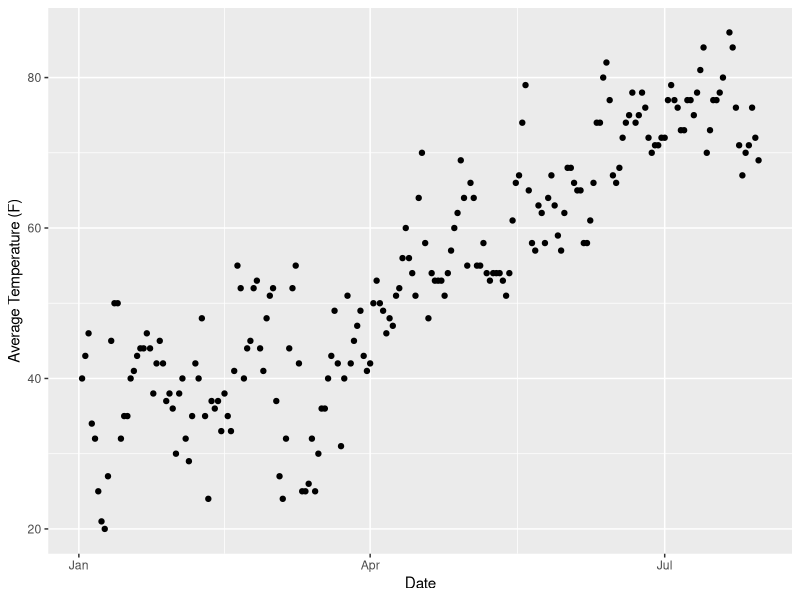
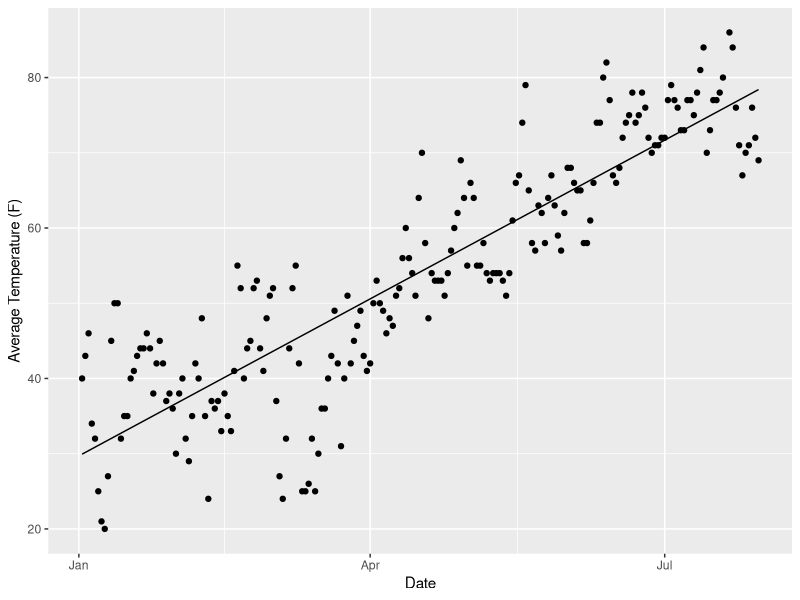
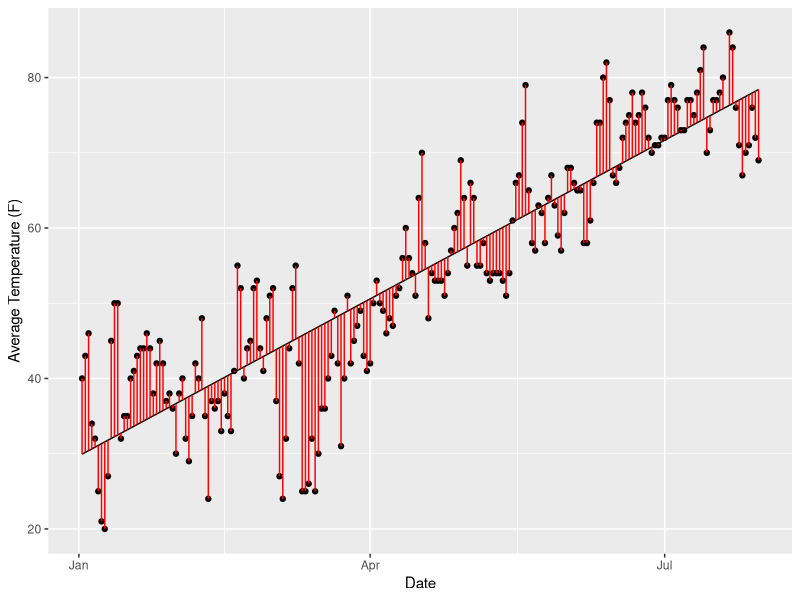
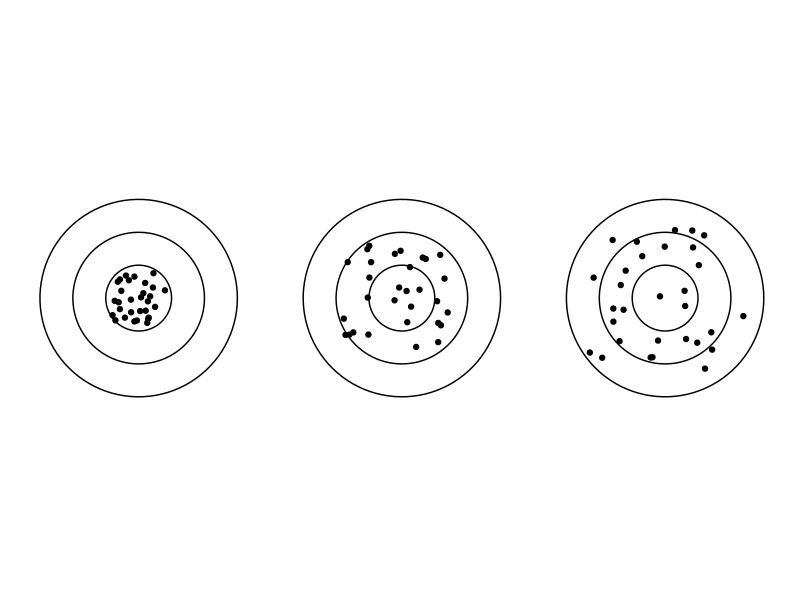
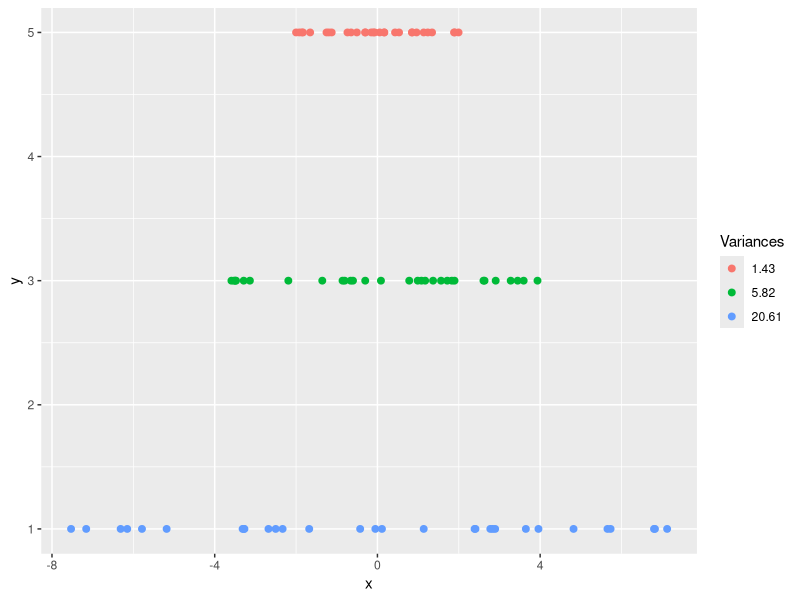
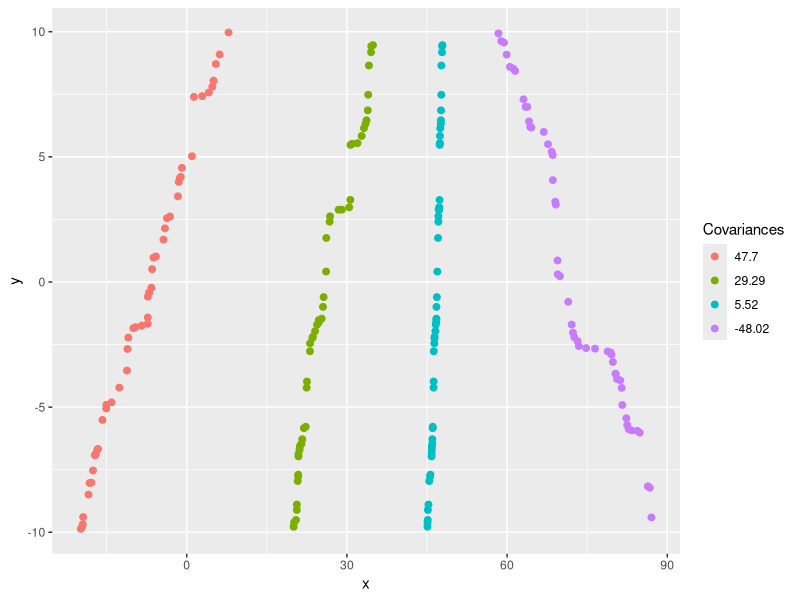
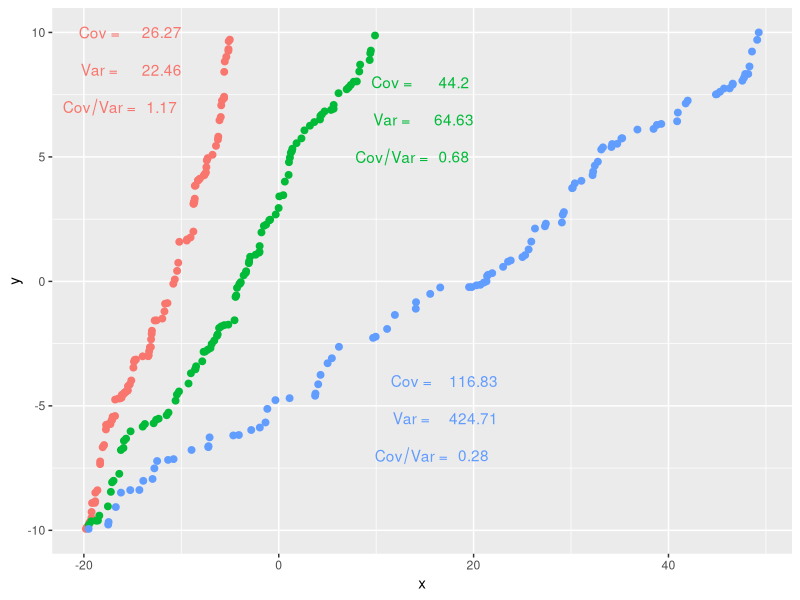
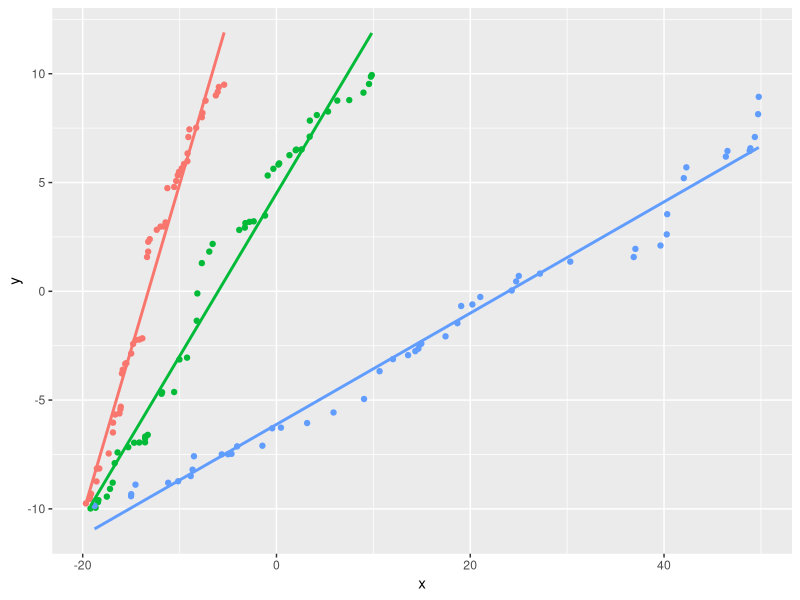

Recreate these plots in R, in order.
## ---- chunk 1
knitr::opts_chunk$set(warning=FALSE, message=FALSE)
library(tidyverse)
library(lubridate)
BlnkGrph = theme(axis.line=element_blank(), axis.text.x=element_blank(), axis.text.y=element_blank(), axis.ticks=element_blank(), axis.title.x=element_blank(),
                 axis.title.y=element_blank(), legend.position="none", panel.background=element_blank(), panel.border=element_blank(), panel.grid.major=element_blank(),
                 panel.grid.minor=element_blank(), plot.background=element_blank(),plot.margin=grid::unit(c(0,0,0,0), "mm"))
## ---- chunk 2
temp <- read_csv("./data/jfk_tmp.csv")
temp <- temp %>% mutate(DATE=ymd(DATE)) %>% filter(DATE > '2017-01-01')
temp %>% ggplot(aes(DATE,TAVG)) + geom_point() + labs(x="Date", y="Average Temperature (F)")
## ---- chunk 3
fit <- lm(TAVG~DATE,data=temp)
temp <- temp %>% mutate(tfit = predict(fit,data.frame(DATE=temp$DATE)))
temp %>% ggplot(aes(DATE,TAVG)) + geom_point() + geom_line(aes(DATE,tfit)) + labs(x="Date", y="Average Temperature (F)")
## ---- chunk 4
temp %>% ggplot(aes(DATE,TAVG)) + geom_point() + geom_line(aes(DATE,tfit)) + geom_segment(aes(x=DATE,xend=DATE,y=TAVG,yend=tfit), color='red') + labs(x="Date", y="Average Temperature (F)")
## ---- chunk 5
circleFun <- function(center = c(0,0),diameter = 1, npoints = 100){
    r = diameter / 2
    tt <- seq(0,2*pi,length.out = npoints)
    xx <- center[1] + r * cos(tt)
    yy <- center[2] + r * sin(tt)
    return(data.frame(x = xx, y = yy))
}
dat1_1 <- circleFun(c(0,0),0.5,npoints = 100)
dat1_2 <- circleFun(c(0,0),1,npoints = 100)
dat1_3 <- circleFun(c(0,0),1.5,npoints = 100)
dat2_1 <- circleFun(c(2,0),0.5,npoints = 100)
dat2_2 <- circleFun(c(2,0),1,npoints = 100)
dat2_3 <- circleFun(c(2,0),1.5,npoints = 100)
dat3_1 <- circleFun(c(4,0),0.5,npoints = 100)
dat3_2 <- circleFun(c(4,0),1,npoints = 100)
dat3_3 <- circleFun(c(4,0),1.5,npoints = 100)
var_pt <- tibble(x1=runif(30,-0.2,0.2),y1=runif(30,-0.2,0.2),
                 x2=runif(30,1.55,2.35),y2=runif(30,-0.4,0.4),
                 x3=runif(30,3.4,4.6),y3=runif(30,-0.57,0.57))
circ1 <- tibble(x1=dat1_1$x,y1=dat1_1$y,x2=dat1_2$x,y2=dat1_2$y,x3=dat1_3$x,y3=dat1_3$y,
                x4=dat2_1$x,y4=dat2_1$y,x5=dat2_2$x,y5=dat2_2$y,x6=dat2_3$x,y6=dat2_3$y,
                x7=dat3_1$x,y7=dat3_1$y,x8=dat3_2$x,y8=dat3_2$y,x9=dat3_3$x,y9=dat3_3$y)
#geom_path will do open circles, geom_polygon will do filled circles
ggplot(circ1) + geom_path(aes(x1,y1)) + 
  geom_path(aes(x2,y2)) +
  geom_path(aes(x3,y3)) +
  geom_path(aes(x4,y4)) + 
  geom_path(aes(x5,y5)) +
  geom_path(aes(x6,y6)) +
  geom_path(aes(x7,y7)) + 
  geom_path(aes(x8,y8)) +
  geom_path(aes(x9,y9)) +
  geom_point(data=var_pt,aes(x1,y1)) + 
  geom_point(data=var_pt,aes(x2,y2)) + 
  geom_point(data=var_pt,aes(x3,y3)) + 
  BlnkGrph + coord_fixed()
  
## ---- chunk 6
# var_1d <- tibble(x1=runif(30,-1,1),x2=runif(30,-2,2),x3=runif(30,-3,3),
#        y1=rep(1,30),y2=rep(3,30),y3=rep(5,30))
ct=30
x1 <- runif(ct,-2,2)
x2 <- runif(ct,-4,4)
x3 <- runif(ct,-8,8)
var_1d <- tibble(x=c(x1,x2,x3),
                 y=c(rep(5,ct),rep(3,ct),rep(1,ct)),
                 Variances=c(rep("x1",ct),rep("x2",ct),rep("x3",ct)))
ggplot(var_1d) + geom_point(aes(x,y,color=Variances),size=2) +
  scale_color_discrete(labels=c(round(var(x1),2),round(var(x2),2),round(var(x3),2)))
## ---- chunk 7
# var_1d <- tibble(x1=runif(30,-1,1),x2=runif(30,-2,2),x3=runif(30,-3,3),
#        y1=rep(1,30),y2=rep(3,30),y3=rep(5,30))
ct=50

x1 <- sort(runif(ct,-20,10))
x2 <- sort(runif(ct,20,35))
x3 <- sort(runif(ct,45,48))
x4 <- sort(runif(ct,58,89),decreasing = TRUE)
y1 <- sort(runif(ct,-10,10))
y2 <- sort(runif(ct,-10,10))
y3 <- sort(runif(ct,-10,10))
y4 <- sort(runif(ct,-10,10))
var_2d <- tibble(x=c(x1,x2,x3,x4),
                 y=c(y1,y2,y2,y4),
                 Covariances=c(rep("x1y1",ct),rep("x2y2",ct),rep("x3y3",ct),rep("x4y4",ct)))
ggplot(var_2d) + geom_point(aes(x,y,color=Covariances),size=2) +
  scale_color_discrete(labels=c(round(cov(x1,y1),2),round(cov(x2,y2),2),round(cov(x3,y3),2),round(cov(x4,y4),2)))
## ---- chunk 8

gg_color_hue <- function(n) {
  hues = seq(15, 375, length = n + 1)
  hcl(h = hues, l = 65, c = 100)[1:n]
}
n = 3
cols = gg_color_hue(n)
ct=100

x1 <- sort(runif(ct,-20,-5))
y1 <- sort(runif(ct,-10,10))
x2 <- sort(runif(ct,-20,10))
y2 <- sort(runif(ct,-10,10))
x3 <- sort(runif(ct,-20,50))
y3 <- sort(runif(ct,-10,10))
var_2d <- tibble(x=c(x1,x2,x3),
                 y=c(y1,y2,y3),
                 Covariances=c(rep("x1y1",ct),rep("x2y2",ct),rep("x3y3",ct)))
ggplot(var_2d) + geom_point(aes(x,y,color=Covariances),size=2) +
  theme(legend.position="none") +
  # scale_color_discrete(labels=c(round(cov(x1,y1),2),round(cov(x2,y2),2))) +
  annotate("text", x = c(-18,-12), y = c(10,10), label =  c("paste(Cov, \" =  \")" , round(cov(x1,y1),2)), parse = TRUE ,color=cols[1]) +
  annotate("text", x = c(-18,-12), y = c(8.5,8.5), label =  c("paste(Var, \" =  \")" , round(var(x1),2)), parse = TRUE ,color=cols[1]) +
  annotate("text", x = c(-18,-12), y = c(7,7), label =  c("paste(Cov/Var, \" =  \")" , round(cov(x1,y1)/var(x1),2)), parse = TRUE ,color=cols[1]) +
  annotate("text", x = c(12,18), y = c(8,8), label =  c("paste(Cov, \" =  \")" , round(cov(x2,y2),2)), parse = TRUE ,color=cols[2]) +
  annotate("text", x = c(12,18), y = c(6.5,6.5), label =  c("paste(Var, \" =  \")" , round(var(x2),2)), parse = TRUE ,color=cols[2]) +
  annotate("text", x = c(12,18), y = c(5,5), label =  c("paste(Cov/Var, \" =  \")" , round(cov(x2,y2)/var(x2),2)), parse = TRUE ,color=cols[2]) +
  annotate("text", x = c(14,20), y = c(-4,-4), label =  c("paste(Cov, \" =  \")" , round(cov(x3,y3),2)), parse = TRUE ,color=cols[3]) +
  annotate("text", x = c(14,20), y = c(-5.5,-5.5), label =  c("paste(Var, \" =  \")" , round(var(x3),2)), parse = TRUE ,color=cols[3]) +
  annotate("text", x = c(14,20), y = c(-7,-7), label =  c("paste(Cov/Var, \" =  \")" , round(cov(x3,y3)/var(x3),2)), parse = TRUE ,color=cols[3]) 
## ---- chunk 9
ct = 50
x1 <- sort(runif(ct,-20,-5))
y1 <- sort(runif(ct,-10,10))
x2 <- sort(runif(ct,-20,10))
y2 <- sort(runif(ct,-10,10))
x3 <- sort(runif(ct,-20,50))
y3 <- sort(runif(ct,-10,10))

var_2d <- tibble(x=c(x1,x2,x3),
                 y=c(y1,y2,y3),
                 Covariances=c(rep("x1y1",ct),rep("x2y2",ct),rep("x3y3",ct)))


ggplot(var_2d,aes(x,y,color=Covariances)) + geom_point() +
  geom_smooth(method=lm,se=FALSE) +
  theme(legend.position="none")

## ---- chunk 10

pop_sz <- 300
x2 <- sort(runif(pop_sz,-50,50))
y2 <- x2+rnorm(pop_sz,sd=10)
pop_var <- tibble(x=x2,y=y2)
fit <- lm(y2~x2)
pop_fit <- tibble(slp_pop = coef(summary(fit))["x2","Estimate"],
                  int_pop = coef(summary(fit))["(Intercept)","Estimate"])

rpts <- 7
smp_sz <- 5
slp_coef <- c()
int_coef <- c()
for(i in 1:rpts){
  smp_pos <- sample(pop_sz,smp_sz)
  x3 <- x2[smp_pos]
  y3 <- y2[smp_pos]
  fit <- lm(y3~x3)
  slp_coef <- c(slp_coef,coef(summary(fit))["x3","Estimate"])
  int_coef <- c(int_coef,coef(summary(fit))["(Intercept)","Estimate"])
}  
  smp_fit <- tibble(slp_coef,int_coef)


ggplot(pop_var,aes(x,y)) + 
  geom_point() +
  geom_abline(data=smp_fit,aes(slope=slp_coef,intercept=int_coef),color="blue") +
  geom_abline(data=pop_fit,aes(slope=slp_pop,intercept=int_pop),color="red",size=2) 
  
